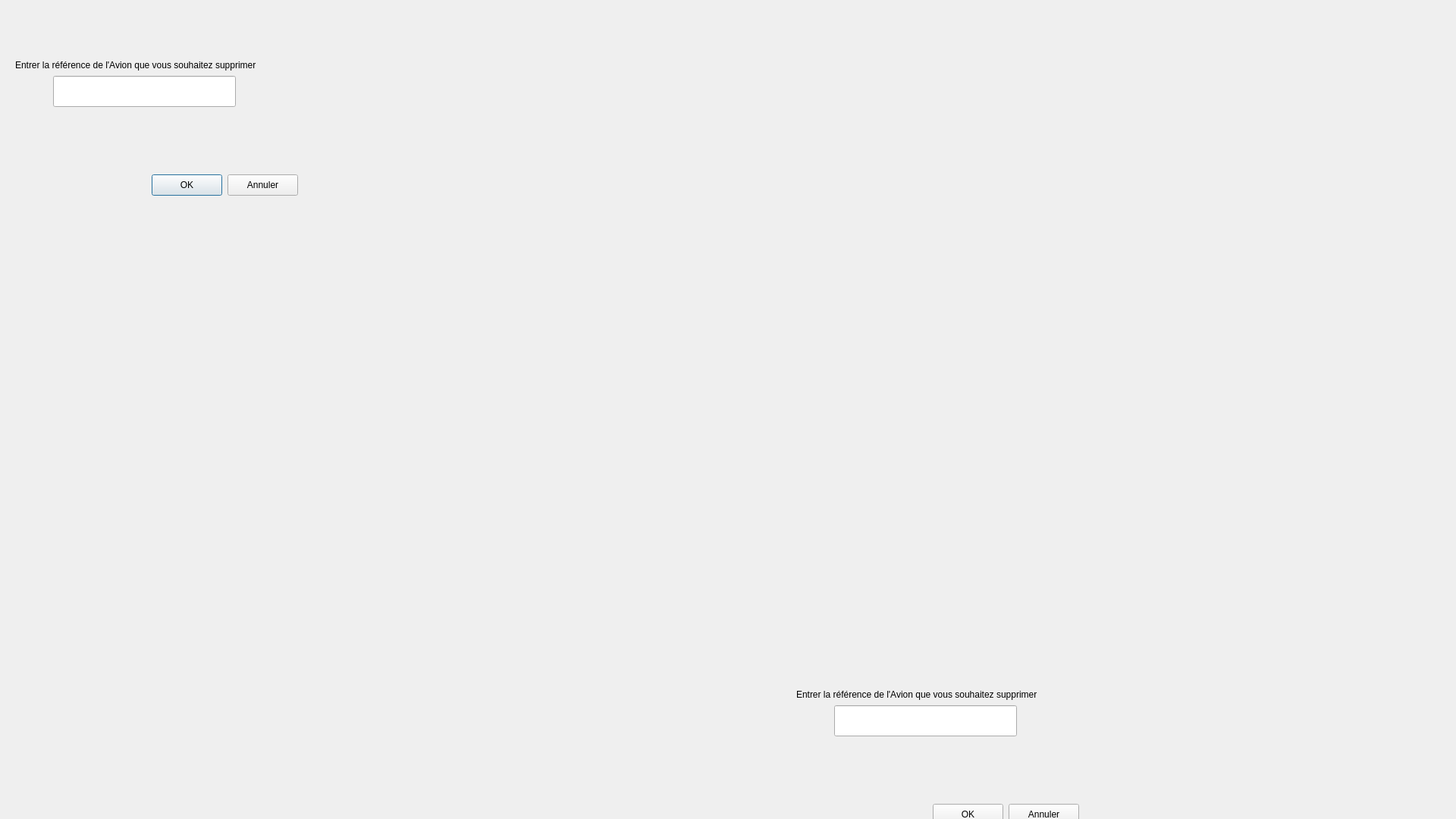
<?xml version="1.0" encoding="UTF-8"?>
<ui version="4.0">
 <class>SupprimerAvion</class>
 <widget class="QDialog" name="SupprimerAvion">
  <property name="geometry">
   <rect>
    <x>0</x>
    <y>0</y>
    <width>1920</width>
    <height>1080</height>
   </rect>
  </property>
  <property name="windowTitle">
   <string>Dialog</string>
  </property>
  <property name="styleSheet">
   <string notr="true"/>
  </property>
  <widget class="QLabel" name="label">
   <property name="geometry">
    <rect>
     <x>20</x>
     <y>70</y>
     <width>351</width>
     <height>31</height>
    </rect>
   </property>
   <property name="text">
    <string>Entrer la référence de l'Avion que vous souhaitez supprimer</string>
   </property>
  </widget>
  <widget class="QLineEdit" name="id_supp">
   <property name="geometry">
    <rect>
     <x>70</x>
     <y>100</y>
     <width>241</width>
     <height>41</height>
    </rect>
   </property>
  </widget>
  <widget class="QPushButton" name="pushButton">
   <property name="geometry">
    <rect>
     <x>200</x>
     <y>230</y>
     <width>93</width>
     <height>28</height>
    </rect>
   </property>
   <property name="text">
    <string>OK</string>
   </property>
  </widget>
  <widget class="QPushButton" name="pushButton_2">
   <property name="geometry">
    <rect>
     <x>300</x>
     <y>230</y>
     <width>93</width>
     <height>28</height>
    </rect>
   </property>
   <property name="text">
    <string>Annuler</string>
   </property>
  </widget>
  <widget class="QLabel" name="label_2">
   <property name="geometry">
    <rect>
     <x>0</x>
     <y>0</y>
     <width>1920</width>
     <height>1080</height>
    </rect>
   </property>
   <property name="text">
    <string/>
   </property>
   <property name="pixmap">
    <pixmap resource="resource.qrc">:/Downloads/74217842_1026617407684361_1400118106809958400_n.png</pixmap>
   </property>
  </widget>
  <widget class="QPushButton" name="pushButton_3">
   <property name="geometry">
    <rect>
     <x>1230</x>
     <y>1060</y>
     <width>93</width>
     <height>28</height>
    </rect>
   </property>
   <property name="text">
    <string>OK</string>
   </property>
  </widget>
  <widget class="QLabel" name="label_3">
   <property name="geometry">
    <rect>
     <x>1050</x>
     <y>900</y>
     <width>351</width>
     <height>31</height>
    </rect>
   </property>
   <property name="text">
    <string>Entrer la référence de l'Avion que vous souhaitez supprimer</string>
   </property>
  </widget>
  <widget class="QPushButton" name="pushButton_4">
   <property name="geometry">
    <rect>
     <x>1330</x>
     <y>1060</y>
     <width>93</width>
     <height>28</height>
    </rect>
   </property>
   <property name="text">
    <string>Annuler</string>
   </property>
  </widget>
  <widget class="QLineEdit" name="id_supp_2">
   <property name="geometry">
    <rect>
     <x>1100</x>
     <y>930</y>
     <width>241</width>
     <height>41</height>
    </rect>
   </property>
  </widget>
  <zorder>label_2</zorder>
  <zorder>label</zorder>
  <zorder>id_supp</zorder>
  <zorder>pushButton</zorder>
  <zorder>pushButton_2</zorder>
  <zorder>pushButton_3</zorder>
  <zorder>label_3</zorder>
  <zorder>pushButton_4</zorder>
  <zorder>id_supp_2</zorder>
 </widget>
 <resources>
  <include location="resource.qrc"/>
 </resources>
 <connections/>
</ui>
